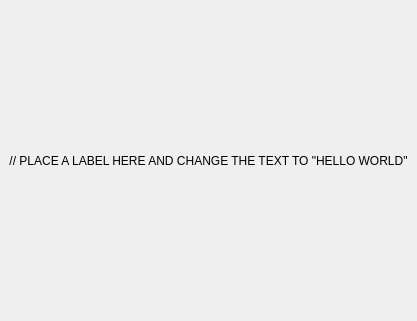
<?xml version="1.0" encoding="UTF-8"?>
<ui version="4.0">
 <class>WKF_Training</class>
 <widget class="QDockWidget" name="WKF_Training">
  <property name="geometry">
   <rect>
    <x>0</x>
    <y>0</y>
    <width>356</width>
    <height>321</height>
   </rect>
  </property>
  <property name="windowTitle">
   <string>Hello World!!!</string>
  </property>
  <widget class="QWidget" name="dockWidgetContents">
   <layout class="QVBoxLayout" name="verticalLayout">
    <item>
     <widget class="QLabel" name="label">
      <property name="text">
       <string>// PLACE A LABEL HERE AND CHANGE THE TEXT TO &quot;HELLO WORLD&quot;</string>
      </property>
      <property name="alignment">
       <set>Qt::AlignCenter</set>
      </property>
     </widget>
    </item>
   </layout>
  </widget>
 </widget>
 <resources/>
 <connections/>
</ui>
